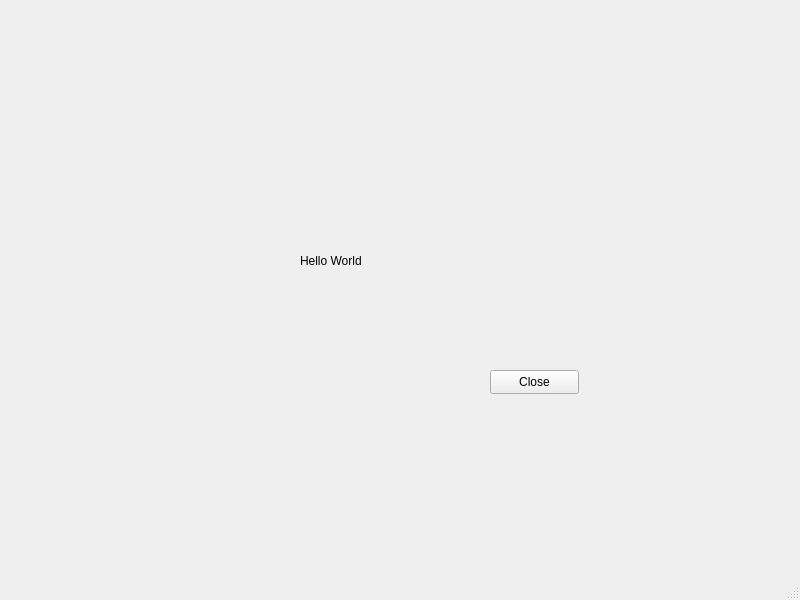
<?xml version="1.0" encoding="UTF-8"?>
<ui version="4.0">
 <class>MainWindow</class>
 <widget class="QMainWindow" name="MainWindow">
  <property name="geometry">
   <rect>
    <x>0</x>
    <y>0</y>
    <width>800</width>
    <height>600</height>
   </rect>
  </property>
  <property name="windowTitle">
   <string>MainWindow</string>
  </property>
  <widget class="QWidget" name="centralwidget">
   <widget class="QLabel" name="label">
    <property name="geometry">
     <rect>
      <x>300</x>
      <y>200</y>
      <width>241</width>
      <height>121</height>
     </rect>
    </property>
    <property name="text">
     <string>Hello World</string>
    </property>
   </widget>
   <widget class="QPushButton" name="pushButton">
    <property name="geometry">
     <rect>
      <x>490</x>
      <y>370</y>
      <width>89</width>
      <height>24</height>
     </rect>
    </property>
    <property name="text">
     <string>Close</string>
    </property>
   </widget>
  </widget>
  <widget class="QMenuBar" name="menubar">
   <property name="geometry">
    <rect>
     <x>0</x>
     <y>0</y>
     <width>800</width>
     <height>25</height>
    </rect>
   </property>
  </widget>
  <widget class="QStatusBar" name="statusbar"/>
 </widget>
 <resources/>
 <connections>
  <connection>
   <sender>pushButton</sender>
   <signal>clicked()</signal>
   <receiver>MainWindow</receiver>
   <slot>close()</slot>
   <hints>
    <hint type="sourcelabel">
     <x>534</x>
     <y>406</y>
    </hint>
    <hint type="destinationlabel">
     <x>399</x>
     <y>299</y>
    </hint>
   </hints>
  </connection>
 </connections>
</ui>
